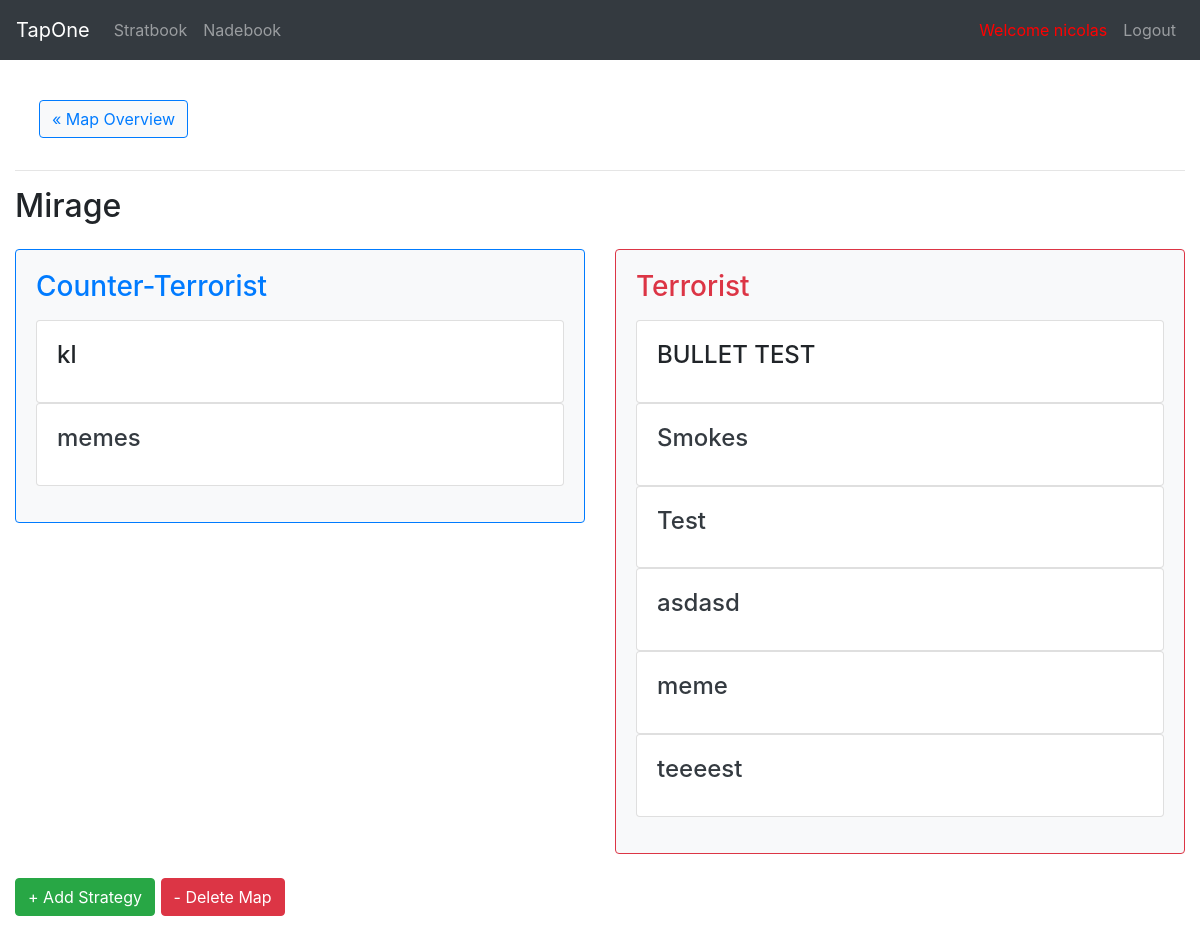
Before: /stratbook/map/1/ (signed in) with the older database file.
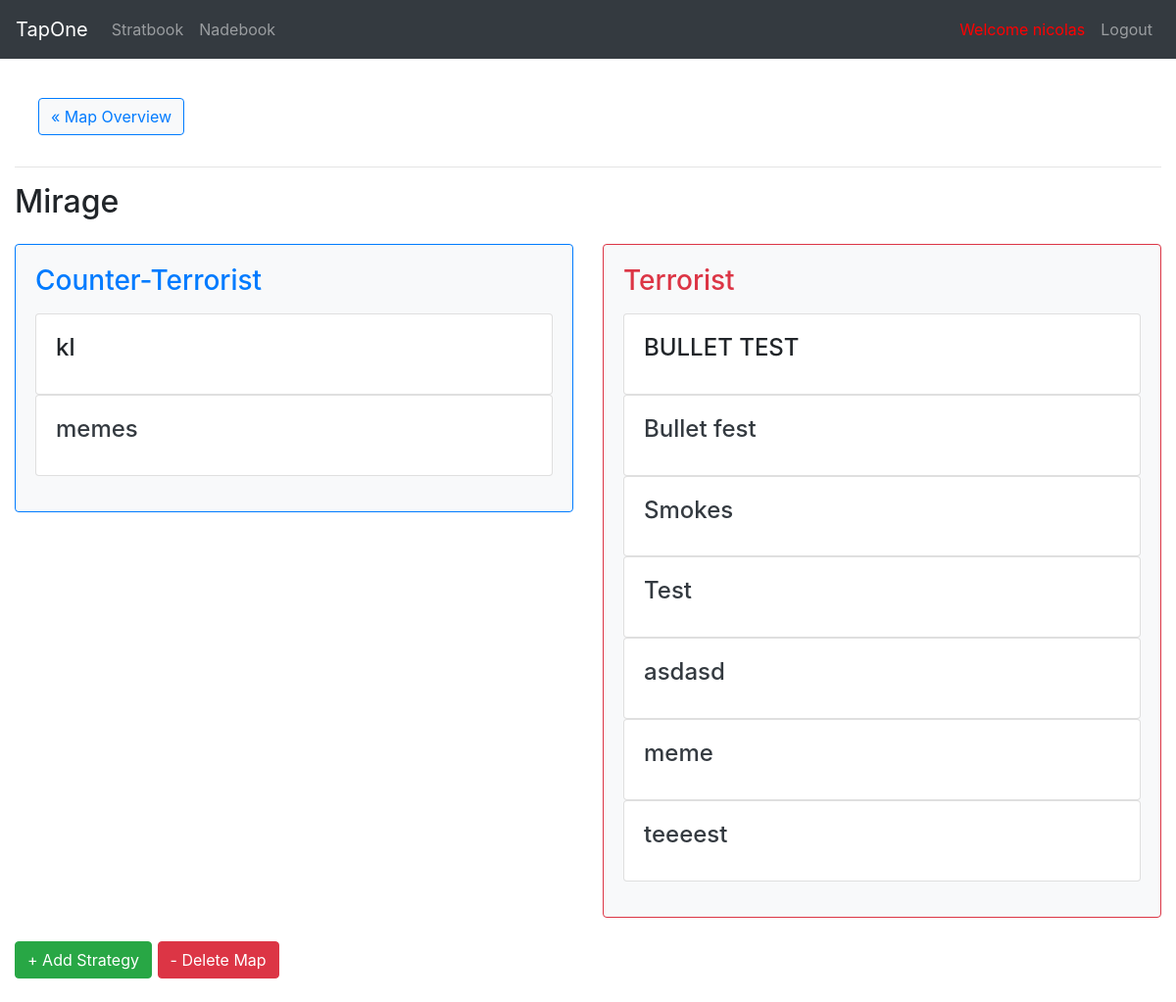
After: the same page with the newer database file.
### StratBook/models.py (models this page shows, shortened)
class Map(models.Model):
    name = models.CharField(max_length=50)
    active_duty = models.BooleanField(default=True)
    def ct_strategies(self):
        return self.strategy_set.order_by('name').filter(team='CT')
    def t_strategies(self):
        return self.strategy_set.order_by('name').filter(team='T')

class Strategy(models.Model):
    TEAM_CHOICES = [
        ('T', 'Terrorist'),
        ('CT', 'Counter-Terrorist')
    ]
    map_name = models.ForeignKey(Map, on_delete=models.CASCADE)
    name = models.CharField(max_length=200)
    team = models.CharField(max_length=2, choices=TEAM_CHOICES)
    added_date = models.DateTimeField('date added', default=timezone.now)

### StratBook/views.py (the view)
# urls.py: path('map/<int:pk>/', views.MapDetailView.as_view(), name="map"),
@method_decorator(login_required, name='dispatch')
@method_decorator(permission_required('StratBook.view_map', raise_exception=True), name ='dispatch')
class MapDetailView(generic.DetailView):
    model = Map
    template_name = 'StratBook/map_detail.html'
    context_object_name = 'map'

### StratBook/templates/StratBook/map_detail.html (shortened to what this page needs)
{% extends "base.html" %}
{% block content %}
{% include 'StratBook/_mini_nav.html' %}
<hr>
<h2>{{map.name}}</h2>
<div class="row mb-4 mt-4">
  <div class="col-6">
    <div class="card border-primary bg-light">
      <div class="card-body">
        <h3 class="card-title text-primary">Counter-Terrorist</h3>
        <p class="card-text">
          {% for strat in map.ct_strategies %}
            {% include 'StratBook/_strat_card.html' %}
          {% endfor %}
        </p>
      </div>
    </div>
  </div>
  <div class="col-6">
    <div class="card border-danger bg-light">
      <div class="card-body">
        <h3 class="card-title text-danger">Terrorist</h3>
        <p class="card-text">
          {% for strat in map.t_strategies %}
            {% include 'StratBook/_strat_card.html' %}
          {% endfor %}
        </p>
      </div>
    </div>
  </div>
</div>
<div class="buttons mb-4">
  {% if perms.StratBook.add_map %}
    <a href={% url 'StratBook:add_strat' map.id %} class="btn btn-success">+ Add Strategy</a>
  {% endif %}
  {% if perms.StratBook.delete_map %}
    <a href={% url 'StratBook:delete_map' map.id %} class="btn btn-danger">- Delete Map</a>
  {% endif %}
</div>
{% endblock %}

### templates/base.html (shortened to what this page needs)
{% load static %}
<html>
  <head>
    <link rel="stylesheet" type="text/css" href={% static 'css/style.css' %}>
    <link rel="stylesheet"
      href="https://stackpath.bootstrapcdn.com/bootstrap/4.4.1/css/bootstrap.min.css"
>
  </head>
  <body>
    {% include "navbar.html" %}
    <div class="container-fluid mt-4 content">
      {% block content %}
      {% endblock %}
    </div>
  </body>
</html>

### templates/navbar.html (shortened to what this page needs)
<nav class="navbar navbar-expand-sm navbar-dark bg-dark">
  <a class="navbar-brand" href={% url 'index' %}>TapOne</a>
  <div class="collapse navbar-collapse" id="navbarsExample04">
    <ul class="navbar-nav mr-auto">
      <li class="nav-item">
        <a class="nav-link" href={% url 'StratBook:index' %}>Stratbook</a>
      </li>
      <li class="nav-item">
              <a class="nav-link" href={% url 'StratBook:nadebook' %}>Nadebook</a>
      </li>
    </ul>
    <ul class="navbar-nav ml-auto">
        {% if user.is_authenticated %}
          <li class="nav-item">
            <div class="welcomer"> Welcome {{user.username}}</div>
          </li>
          <li class="nav-item">
            <a class="nav-link" href={% url 'logout' %}>Logout</a>
          </li>
        {% endif %}
    </ul>
  </div>
</nav>

### StratBook/templates/StratBook/_mini_nav.html (shortened to what this page needs)
<nav class="navbar navbar-expand-sm">
  <ul class="navbar-nav mr-auto">
    <li class="nav-link">
            <a class="btn btn-outline-primary btn-light"
                    href={% url 'StratBook:index' %}>&laquo Map Overview</a>
    </li>
  </ul>
</nav>

### StratBook/templates/StratBook/_strat_card.html (shortened to what this page needs)
<a class="card-link" href={% url 'StratBook:strat' strat.id %}>
  <div class="card text-dark">
    <div class="card-body">
      <h4 class="card-title">{{strat.name}}</h4>
    </div>
  </div>

### static/css/style.css (style rules this page uses)
nav.bg-dark { padding-top: 10px; padding-bottom: 10px; }
.content { font-size: 20px; }
.card-link { text-decoration: none; color: #212529; }
.welcomer { padding: 8px; font-size: 1rem; color: red; }

Changed rows visible on the page:
added Strategy: name "Bullet fest", shown under "Terrorist"
